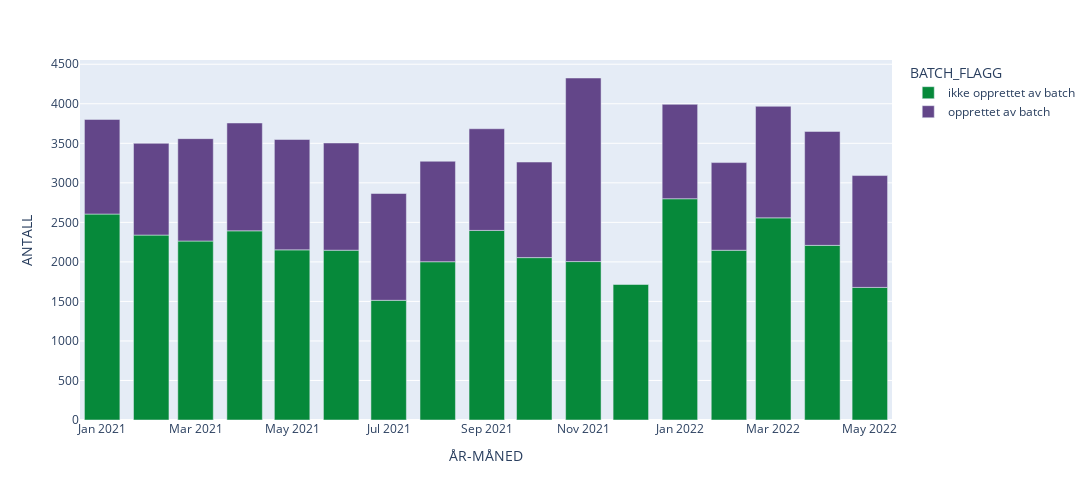

The code cell stored with this chart in its notebook:
### Code cell
df_auto_batch = df_auto.groupby(["ÅR-MÅNED", "BATCH_FLAGG"], as_index=False).ANTALL.sum()

fig = px.bar(df_auto_batch, "ÅR-MÅNED", "ANTALL", color="BATCH_FLAGG", color_discrete_sequence=nav_colors[2:])
fig.update_layout(
    autosize=False,
    width=1300,
    height=500,)
figs["auto_batch"] = fig
fig.show()

### Figure 1 — Plotly figure (JSON) as saved in the notebook; plotly's stock layout.template omitted (floating-point values rounded to 4 significant figures)
{"data": [{"alignmentgroup": "True", "hovertemplate": "BATCH_FLAGG=ikke opprettet av batch<br>ÅR-MÅNED=%{x}<br>ANTALL=%{y}<extra></extra>", "legendgroup": "ikke opprettet av batch", "marker": {"color": "#06893A", "pattern": {"shape": ""}}, "name": "ikke opprettet av batch", "offsetgroup": "ikke opprettet av batch", "orientation": "v", "showlegend": true, "textposition": "auto", "type": "bar", "x": ["2021-1", "2021-10", "2021-11", "2021-12", "2021-2", "2021-3", "2021-4", "2021-5", "2021-6", "2021-7", "2021-8", "2021-9", "2022-1", "2022-2", "2022-3", "2022-4", "2022-5"], "xaxis": "x", "y": [2605, 2054, 2004, 1714, 2339, 2264, 2393, 2152, 2148, 1514, 2002, 2398, 2799, 2147, 2557, 2209, 1677], "yaxis": "y"}, {"alignmentgroup": "True", "hovertemplate": "BATCH_FLAGG=opprettet av batch<br>ÅR-MÅNED=%{x}<br>ANTALL=%{y}<extra></extra>", "legendgroup": "opprettet av batch", "marker": {"color": "#634689", "pattern": {"shape": ""}}, "name": "opprettet av batch", "offsetgroup": "opprettet av batch", "orientation": "v", "showlegend": true, "textposition": "auto", "type": "bar", "x": ["2021-1", "2021-10", "2021-11", "2021-2", "2021-3", "2021-4", "2021-5", "2021-6", "2021-7", "2021-8", "2021-9", "2022-1", "2022-2", "2022-3", "2022-4", "2022-5"], "xaxis": "x", "y": [1197, 1209, 2322, 1161, 1295, 1364, 1396, 1356, 1351, 1271, 1286, 1194, 1109, 1411, 1441, 1415], "yaxis": "y"}], "layout": {"autosize": false, "barmode": "relative", "height": 500, "legend": {"title": {"text": "BATCH_FLAGG"}, "tracegroupgap": 0}, "margin": {"t": 60}, "width": 1300, "xaxis": {"anchor": "y", "autorange": true, "domain": [0, 1], "range": ["2020-12-18", "2022-05-15"], "title": {"text": "ÅR-MÅNED"}, "type": "date"}, "yaxis": {"anchor": "x", "autorange": true, "domain": [0, 1], "range": [0, 4554.0], "title": {"text": "ANTALL"}, "type": "linear"}}}
